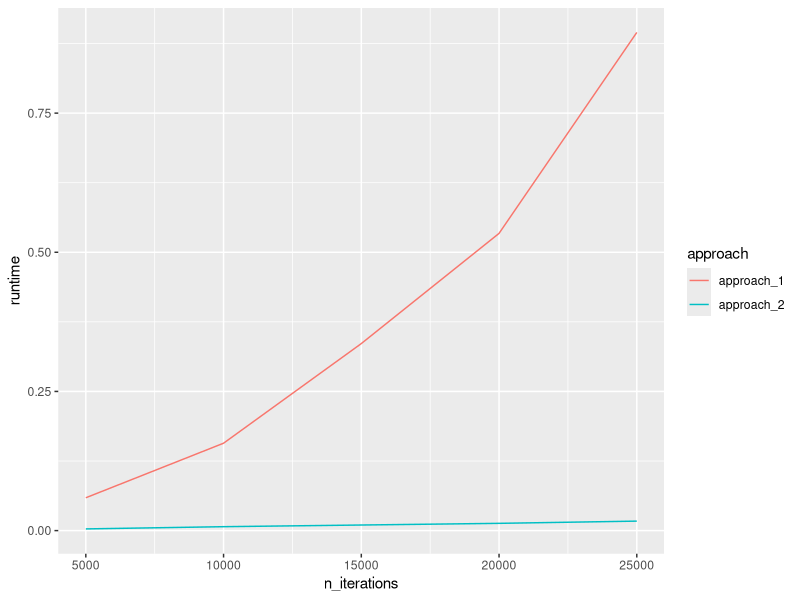

The R script that drew this image:
## ---- chunk 1
knitr::opts_knit$set(base.dir = "../docs/", root.dir = "../docs/")
knitr::opts_chunk$set(echo = TRUE, message = FALSE)
## ---- chunk 2
library(tidyverse)
## ---- chunk 3
x <- 1:10
y <- 11:20
z <- NULL
for (i in 1:length(x)){
  z <- c(z, x[i] + y[i])
}
z
## ---- chunk 4
x <- 1:10
y <- 11:20
z <- vector(mode = "double", length=10)
for (i in 1:length(x)){
  z[i] <- x[i] + y[i]
}
z
## ---- chunk 5
n_iterations <- (1:5)*5000
approach_1 <- vector("double", length(n_iterations))
approach_2 <- vector("double", length(n_iterations))

for (i in 1:length(n_iterations)){
  n <- n_iterations[i]
  vector_of_1 <- NULL
  approach_1[i] <- system.time(
    for (j in 1:n){
      vector_of_1 <- c(vector_of_1, 1)
    }
  )[3]
  vector_of_1 <- vector(mode = "double", length=n)
  approach_2[i] <- system.time(
    for (j in 1:n){
      vector_of_1[j] <- 1
    }
  )[3]
}

tibble(n_iterations, approach_1, approach_2) |>
  pivot_longer(2:3, names_to = "approach", values_to = "runtime") |>
  ggplot(aes(x=n_iterations, y=runtime, color=approach)) +
  geom_line()
## ---- chunk 6
set<-c(letters, " ", ",", "!")
i <- 1
n <- 1000
set.seed(42)
for (i in 1:n){
  if(i==1){
    current_letter <- sample(LETTERS, 1)
    hysterical_monkey <- current_letter
  } else {
    if(last_letter == "!" & i != n){
      current_letter <- str_c(" ", sample(LETTERS, 1))
    } else if(last_letter == "," & i != n){
      current_letter <- str_c(" ", sample(letters, 1))
    } else if(last_letter %in% c(",", "!") & i == n){
      current_letter <- " "
    } else if(last_letter == " "){
      current_letter <- sample(letters, 1)
    } else if (str_count(last_letter) == 2){
      current_letter <- ""
    } else {
      current_letter <- sample(set, 1)
    }
    hysterical_monkey <- str_c(hysterical_monkey, current_letter)
  }
  last_letter <- current_letter
}
## ---- chunk 7
hysterical_monkey
## ---- chunk 8
set<-c(letters, " ", ",", "!")
i=1
n=1000
set.seed(24)
while(i<=n){
  if(i==1){
    current_letter <- sample(LETTERS, 1)
    meticulous_hysterical_monkey <- current_letter
  } else if(i==n-2){
    if(last_letter == "!"){
      current_letter <- paste0(" ", sample(LETTERS, 1))
      i <- i+1
    } else if(last_letter == ","){
      current_letter <- paste0(" ", sample(letters, 1))
      i <- i+1
    } else if(last_letter == " "){
      current_letter <- sample(letters, 1)
    } else {
      current_letter <- sample(c(letters, " "), 1)
    }
    meticulous_hysterical_monkey <- paste0(meticulous_hysterical_monkey, current_letter)
  } else if(i==n-1){
    current_letter <- sample(letters, 1)
    meticulous_hysterical_monkey <- paste0(meticulous_hysterical_monkey, current_letter)
  } else if (i==n) {
    current_letter <- "!"
    meticulous_hysterical_monkey <- paste0(meticulous_hysterical_monkey, current_letter)
  } else {
    if(last_letter == "!"){
      current_letter <- paste0(" ", sample(LETTERS, 1))
      i <- i+1
    } else if(last_letter == ","){
      current_letter <- paste0(" ", sample(letters, 1))
      i <- i+1
    } else if(last_letter == " "){
      current_letter <- sample(letters, 1)
    } else {
      current_letter <- sample(set, 1)
    }
    meticulous_hysterical_monkey <- paste0(meticulous_hysterical_monkey, current_letter)
  }
  last_letter <- current_letter
  i <- i+1
}
## ---- chunk 9
meticulous_hysterical_monkey
